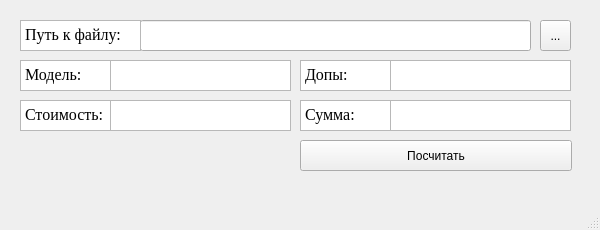
<?xml version="1.0" encoding="UTF-8"?>
<ui version="4.0">
 <class>MainWindow</class>
 <widget class="QMainWindow" name="MainWindow">
  <property name="geometry">
   <rect>
    <x>0</x>
    <y>0</y>
    <width>600</width>
    <height>230</height>
   </rect>
  </property>
  <property name="windowTitle">
   <string>MainWindow</string>
  </property>
  <widget class="QWidget" name="centralwidget">
   <widget class="QPushButton" name="calc_but">
    <property name="geometry">
     <rect>
      <x>300</x>
      <y>140</y>
      <width>272</width>
      <height>31</height>
     </rect>
    </property>
    <property name="text">
     <string>Посчитать</string>
    </property>
   </widget>
   <widget class="QLineEdit" name="path_text">
    <property name="geometry">
     <rect>
      <x>140</x>
      <y>20</y>
      <width>391</width>
      <height>31</height>
     </rect>
    </property>
   </widget>
   <widget class="QToolButton" name="path_but">
    <property name="geometry">
     <rect>
      <x>540</x>
      <y>20</y>
      <width>31</width>
      <height>31</height>
     </rect>
    </property>
    <property name="text">
     <string>...</string>
    </property>
   </widget>
   <widget class="QTextEdit" name="resultBrowser">
    <property name="geometry">
     <rect>
      <x>300</x>
      <y>60</y>
      <width>91</width>
      <height>31</height>
     </rect>
    </property>
    <property name="sizePolicy">
     <sizepolicy hsizetype="Fixed" vsizetype="Fixed">
      <horstretch>0</horstretch>
      <verstretch>0</verstretch>
     </sizepolicy>
    </property>
    <property name="font">
     <font>
      <family>Times New Roman</family>
      <pointsize>10</pointsize>
     </font>
    </property>
    <property name="contextMenuPolicy">
     <enum>Qt::NoContextMenu</enum>
    </property>
    <property name="html">
     <string>&lt;!DOCTYPE HTML PUBLIC &quot;-//W3C//DTD HTML 4.0//EN&quot; &quot;http://www.w3.org/TR/REC-html40/strict.dtd&quot;&gt;
&lt;html&gt;&lt;head&gt;&lt;meta name=&quot;qrichtext&quot; content=&quot;1&quot; /&gt;&lt;style type=&quot;text/css&quot;&gt;
p, li { white-space: pre-wrap; }
&lt;/style&gt;&lt;/head&gt;&lt;body style=&quot; font-family:'Times New Roman'; font-size:10pt; font-weight:400; font-style:normal;&quot;&gt;
&lt;p style=&quot; margin-top:0px; margin-bottom:0px; margin-left:0px; margin-right:0px; -qt-block-indent:0; text-indent:0px;&quot;&gt;&lt;span style=&quot; font-size:12pt;&quot;&gt;Допы:&lt;/span&gt;&lt;/p&gt;&lt;/body&gt;&lt;/html&gt;</string>
    </property>
   </widget>
   <widget class="QTextEdit" name="resultBrowser_2">
    <property name="geometry">
     <rect>
      <x>20</x>
      <y>20</y>
      <width>121</width>
      <height>31</height>
     </rect>
    </property>
    <property name="sizePolicy">
     <sizepolicy hsizetype="Fixed" vsizetype="Fixed">
      <horstretch>0</horstretch>
      <verstretch>0</verstretch>
     </sizepolicy>
    </property>
    <property name="font">
     <font>
      <family>Times New Roman</family>
      <pointsize>10</pointsize>
     </font>
    </property>
    <property name="contextMenuPolicy">
     <enum>Qt::NoContextMenu</enum>
    </property>
    <property name="readOnly">
     <bool>true</bool>
    </property>
    <property name="html">
     <string>&lt;!DOCTYPE HTML PUBLIC &quot;-//W3C//DTD HTML 4.0//EN&quot; &quot;http://www.w3.org/TR/REC-html40/strict.dtd&quot;&gt;
&lt;html&gt;&lt;head&gt;&lt;meta name=&quot;qrichtext&quot; content=&quot;1&quot; /&gt;&lt;style type=&quot;text/css&quot;&gt;
p, li { white-space: pre-wrap; }
&lt;/style&gt;&lt;/head&gt;&lt;body style=&quot; font-family:'Times New Roman'; font-size:10pt; font-weight:400; font-style:normal;&quot;&gt;
&lt;p style=&quot; margin-top:0px; margin-bottom:0px; margin-left:0px; margin-right:0px; -qt-block-indent:0; text-indent:0px;&quot;&gt;&lt;span style=&quot; font-size:12pt;&quot;&gt;Путь к файлу:&lt;/span&gt;&lt;/p&gt;&lt;/body&gt;&lt;/html&gt;</string>
    </property>
   </widget>
   <widget class="QTextEdit" name="dop_result_text">
    <property name="geometry">
     <rect>
      <x>390</x>
      <y>60</y>
      <width>181</width>
      <height>31</height>
     </rect>
    </property>
    <property name="sizePolicy">
     <sizepolicy hsizetype="Fixed" vsizetype="Fixed">
      <horstretch>0</horstretch>
      <verstretch>0</verstretch>
     </sizepolicy>
    </property>
    <property name="font">
     <font>
      <family>Times New Roman</family>
      <pointsize>12</pointsize>
      <weight>50</weight>
      <bold>false</bold>
     </font>
    </property>
    <property name="contextMenuPolicy">
     <enum>Qt::NoContextMenu</enum>
    </property>
    <property name="autoFillBackground">
     <bool>false</bool>
    </property>
    <property name="verticalScrollBarPolicy">
     <enum>Qt::ScrollBarAlwaysOff</enum>
    </property>
    <property name="horizontalScrollBarPolicy">
     <enum>Qt::ScrollBarAlwaysOff</enum>
    </property>
    <property name="autoFormatting">
     <set>QTextEdit::AutoNone</set>
    </property>
    <property name="html">
     <string>&lt;!DOCTYPE HTML PUBLIC &quot;-//W3C//DTD HTML 4.0//EN&quot; &quot;http://www.w3.org/TR/REC-html40/strict.dtd&quot;&gt;
&lt;html&gt;&lt;head&gt;&lt;meta name=&quot;qrichtext&quot; content=&quot;1&quot; /&gt;&lt;style type=&quot;text/css&quot;&gt;
p, li { white-space: pre-wrap; }
&lt;/style&gt;&lt;/head&gt;&lt;body style=&quot; font-family:'Times New Roman'; font-size:12pt; font-weight:400; font-style:normal;&quot;&gt;
&lt;p style=&quot;-qt-paragraph-type:empty; margin-top:0px; margin-bottom:0px; margin-left:0px; margin-right:0px; -qt-block-indent:0; text-indent:0px; font-size:10pt;&quot;&gt;&lt;br /&gt;&lt;/p&gt;&lt;/body&gt;&lt;/html&gt;</string>
    </property>
   </widget>
   <widget class="QTextEdit" name="model_text">
    <property name="geometry">
     <rect>
      <x>110</x>
      <y>60</y>
      <width>181</width>
      <height>31</height>
     </rect>
    </property>
    <property name="sizePolicy">
     <sizepolicy hsizetype="Fixed" vsizetype="Fixed">
      <horstretch>0</horstretch>
      <verstretch>0</verstretch>
     </sizepolicy>
    </property>
    <property name="font">
     <font>
      <family>Times New Roman</family>
      <pointsize>12</pointsize>
      <weight>50</weight>
      <bold>false</bold>
     </font>
    </property>
    <property name="contextMenuPolicy">
     <enum>Qt::NoContextMenu</enum>
    </property>
    <property name="autoFillBackground">
     <bool>false</bool>
    </property>
    <property name="verticalScrollBarPolicy">
     <enum>Qt::ScrollBarAlwaysOff</enum>
    </property>
    <property name="horizontalScrollBarPolicy">
     <enum>Qt::ScrollBarAlwaysOff</enum>
    </property>
    <property name="autoFormatting">
     <set>QTextEdit::AutoNone</set>
    </property>
    <property name="html">
     <string>&lt;!DOCTYPE HTML PUBLIC &quot;-//W3C//DTD HTML 4.0//EN&quot; &quot;http://www.w3.org/TR/REC-html40/strict.dtd&quot;&gt;
&lt;html&gt;&lt;head&gt;&lt;meta name=&quot;qrichtext&quot; content=&quot;1&quot; /&gt;&lt;style type=&quot;text/css&quot;&gt;
p, li { white-space: pre-wrap; }
&lt;/style&gt;&lt;/head&gt;&lt;body style=&quot; font-family:'Times New Roman'; font-size:12pt; font-weight:400; font-style:normal;&quot;&gt;
&lt;p style=&quot;-qt-paragraph-type:empty; margin-top:0px; margin-bottom:0px; margin-left:0px; margin-right:0px; -qt-block-indent:0; text-indent:0px;&quot;&gt;&lt;br /&gt;&lt;/p&gt;&lt;/body&gt;&lt;/html&gt;</string>
    </property>
   </widget>
   <widget class="QTextEdit" name="resultBrowser_3">
    <property name="geometry">
     <rect>
      <x>20</x>
      <y>60</y>
      <width>91</width>
      <height>31</height>
     </rect>
    </property>
    <property name="sizePolicy">
     <sizepolicy hsizetype="Fixed" vsizetype="Fixed">
      <horstretch>0</horstretch>
      <verstretch>0</verstretch>
     </sizepolicy>
    </property>
    <property name="font">
     <font>
      <family>Times New Roman</family>
      <pointsize>10</pointsize>
     </font>
    </property>
    <property name="contextMenuPolicy">
     <enum>Qt::NoContextMenu</enum>
    </property>
    <property name="html">
     <string>&lt;!DOCTYPE HTML PUBLIC &quot;-//W3C//DTD HTML 4.0//EN&quot; &quot;http://www.w3.org/TR/REC-html40/strict.dtd&quot;&gt;
&lt;html&gt;&lt;head&gt;&lt;meta name=&quot;qrichtext&quot; content=&quot;1&quot; /&gt;&lt;style type=&quot;text/css&quot;&gt;
p, li { white-space: pre-wrap; }
&lt;/style&gt;&lt;/head&gt;&lt;body style=&quot; font-family:'Times New Roman'; font-size:10pt; font-weight:400; font-style:normal;&quot;&gt;
&lt;p style=&quot; margin-top:0px; margin-bottom:0px; margin-left:0px; margin-right:0px; -qt-block-indent:0; text-indent:0px;&quot;&gt;&lt;span style=&quot; font-size:12pt;&quot;&gt;Модель:&lt;/span&gt;&lt;/p&gt;&lt;/body&gt;&lt;/html&gt;</string>
    </property>
   </widget>
   <widget class="QTextEdit" name="price_text">
    <property name="geometry">
     <rect>
      <x>110</x>
      <y>100</y>
      <width>181</width>
      <height>31</height>
     </rect>
    </property>
    <property name="sizePolicy">
     <sizepolicy hsizetype="Fixed" vsizetype="Fixed">
      <horstretch>0</horstretch>
      <verstretch>0</verstretch>
     </sizepolicy>
    </property>
    <property name="font">
     <font>
      <family>Times New Roman</family>
      <pointsize>12</pointsize>
      <weight>50</weight>
      <bold>false</bold>
     </font>
    </property>
    <property name="contextMenuPolicy">
     <enum>Qt::NoContextMenu</enum>
    </property>
    <property name="autoFillBackground">
     <bool>false</bool>
    </property>
    <property name="verticalScrollBarPolicy">
     <enum>Qt::ScrollBarAlwaysOff</enum>
    </property>
    <property name="horizontalScrollBarPolicy">
     <enum>Qt::ScrollBarAlwaysOff</enum>
    </property>
    <property name="autoFormatting">
     <set>QTextEdit::AutoNone</set>
    </property>
    <property name="html">
     <string>&lt;!DOCTYPE HTML PUBLIC &quot;-//W3C//DTD HTML 4.0//EN&quot; &quot;http://www.w3.org/TR/REC-html40/strict.dtd&quot;&gt;
&lt;html&gt;&lt;head&gt;&lt;meta name=&quot;qrichtext&quot; content=&quot;1&quot; /&gt;&lt;style type=&quot;text/css&quot;&gt;
p, li { white-space: pre-wrap; }
&lt;/style&gt;&lt;/head&gt;&lt;body style=&quot; font-family:'Times New Roman'; font-size:12pt; font-weight:400; font-style:normal;&quot;&gt;
&lt;p style=&quot;-qt-paragraph-type:empty; margin-top:0px; margin-bottom:0px; margin-left:0px; margin-right:0px; -qt-block-indent:0; text-indent:0px;&quot;&gt;&lt;br /&gt;&lt;/p&gt;&lt;/body&gt;&lt;/html&gt;</string>
    </property>
   </widget>
   <widget class="QTextEdit" name="resultBrowser_4">
    <property name="geometry">
     <rect>
      <x>20</x>
      <y>100</y>
      <width>91</width>
      <height>31</height>
     </rect>
    </property>
    <property name="sizePolicy">
     <sizepolicy hsizetype="Fixed" vsizetype="Fixed">
      <horstretch>0</horstretch>
      <verstretch>0</verstretch>
     </sizepolicy>
    </property>
    <property name="font">
     <font>
      <family>Times New Roman</family>
      <pointsize>10</pointsize>
     </font>
    </property>
    <property name="contextMenuPolicy">
     <enum>Qt::NoContextMenu</enum>
    </property>
    <property name="html">
     <string>&lt;!DOCTYPE HTML PUBLIC &quot;-//W3C//DTD HTML 4.0//EN&quot; &quot;http://www.w3.org/TR/REC-html40/strict.dtd&quot;&gt;
&lt;html&gt;&lt;head&gt;&lt;meta name=&quot;qrichtext&quot; content=&quot;1&quot; /&gt;&lt;style type=&quot;text/css&quot;&gt;
p, li { white-space: pre-wrap; }
&lt;/style&gt;&lt;/head&gt;&lt;body style=&quot; font-family:'Times New Roman'; font-size:10pt; font-weight:400; font-style:normal;&quot;&gt;
&lt;p style=&quot; margin-top:0px; margin-bottom:0px; margin-left:0px; margin-right:0px; -qt-block-indent:0; text-indent:0px;&quot;&gt;&lt;span style=&quot; font-size:12pt;&quot;&gt;Стоимость:&lt;/span&gt;&lt;/p&gt;&lt;/body&gt;&lt;/html&gt;</string>
    </property>
   </widget>
   <widget class="QTextEdit" name="all_result_text">
    <property name="geometry">
     <rect>
      <x>390</x>
      <y>100</y>
      <width>181</width>
      <height>31</height>
     </rect>
    </property>
    <property name="sizePolicy">
     <sizepolicy hsizetype="Fixed" vsizetype="Fixed">
      <horstretch>0</horstretch>
      <verstretch>0</verstretch>
     </sizepolicy>
    </property>
    <property name="font">
     <font>
      <family>Times New Roman</family>
      <pointsize>12</pointsize>
      <weight>50</weight>
      <bold>false</bold>
     </font>
    </property>
    <property name="contextMenuPolicy">
     <enum>Qt::NoContextMenu</enum>
    </property>
    <property name="autoFillBackground">
     <bool>false</bool>
    </property>
    <property name="verticalScrollBarPolicy">
     <enum>Qt::ScrollBarAlwaysOff</enum>
    </property>
    <property name="horizontalScrollBarPolicy">
     <enum>Qt::ScrollBarAlwaysOff</enum>
    </property>
    <property name="autoFormatting">
     <set>QTextEdit::AutoNone</set>
    </property>
    <property name="html">
     <string>&lt;!DOCTYPE HTML PUBLIC &quot;-//W3C//DTD HTML 4.0//EN&quot; &quot;http://www.w3.org/TR/REC-html40/strict.dtd&quot;&gt;
&lt;html&gt;&lt;head&gt;&lt;meta name=&quot;qrichtext&quot; content=&quot;1&quot; /&gt;&lt;style type=&quot;text/css&quot;&gt;
p, li { white-space: pre-wrap; }
&lt;/style&gt;&lt;/head&gt;&lt;body style=&quot; font-family:'Times New Roman'; font-size:12pt; font-weight:400; font-style:normal;&quot;&gt;
&lt;p style=&quot;-qt-paragraph-type:empty; margin-top:0px; margin-bottom:0px; margin-left:0px; margin-right:0px; -qt-block-indent:0; text-indent:0px;&quot;&gt;&lt;br /&gt;&lt;/p&gt;&lt;/body&gt;&lt;/html&gt;</string>
    </property>
   </widget>
   <widget class="QTextEdit" name="resultBrowser_5">
    <property name="geometry">
     <rect>
      <x>300</x>
      <y>100</y>
      <width>91</width>
      <height>31</height>
     </rect>
    </property>
    <property name="sizePolicy">
     <sizepolicy hsizetype="Fixed" vsizetype="Fixed">
      <horstretch>0</horstretch>
      <verstretch>0</verstretch>
     </sizepolicy>
    </property>
    <property name="font">
     <font>
      <family>Times New Roman</family>
      <pointsize>10</pointsize>
     </font>
    </property>
    <property name="contextMenuPolicy">
     <enum>Qt::NoContextMenu</enum>
    </property>
    <property name="html">
     <string>&lt;!DOCTYPE HTML PUBLIC &quot;-//W3C//DTD HTML 4.0//EN&quot; &quot;http://www.w3.org/TR/REC-html40/strict.dtd&quot;&gt;
&lt;html&gt;&lt;head&gt;&lt;meta name=&quot;qrichtext&quot; content=&quot;1&quot; /&gt;&lt;style type=&quot;text/css&quot;&gt;
p, li { white-space: pre-wrap; }
&lt;/style&gt;&lt;/head&gt;&lt;body style=&quot; font-family:'Times New Roman'; font-size:10pt; font-weight:400; font-style:normal;&quot;&gt;
&lt;p style=&quot; margin-top:0px; margin-bottom:0px; margin-left:0px; margin-right:0px; -qt-block-indent:0; text-indent:0px;&quot;&gt;&lt;span style=&quot; font-size:12pt;&quot;&gt;Сумма:&lt;/span&gt;&lt;/p&gt;&lt;/body&gt;&lt;/html&gt;</string>
    </property>
   </widget>
  </widget>
  <widget class="QMenuBar" name="menubar">
   <property name="geometry">
    <rect>
     <x>0</x>
     <y>0</y>
     <width>600</width>
     <height>21</height>
    </rect>
   </property>
  </widget>
  <widget class="QStatusBar" name="statusbar"/>
 </widget>
 <resources/>
 <connections/>
</ui>
